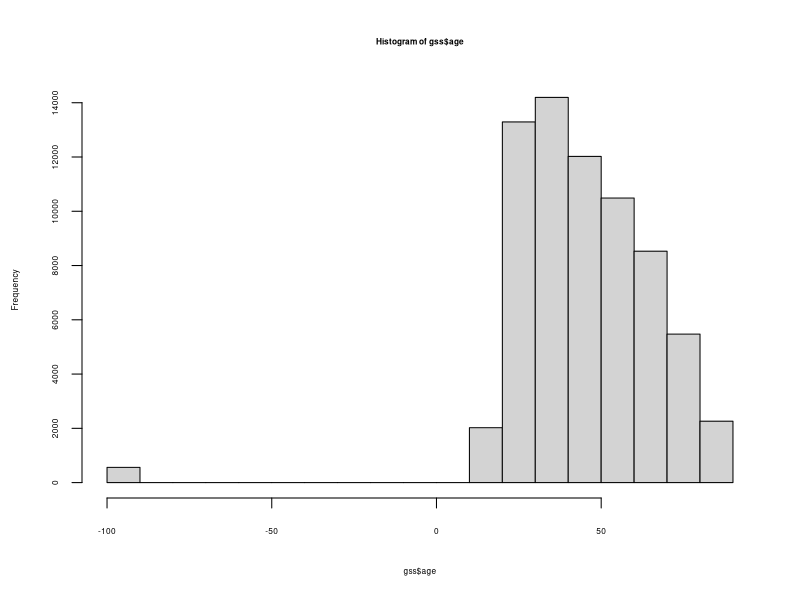
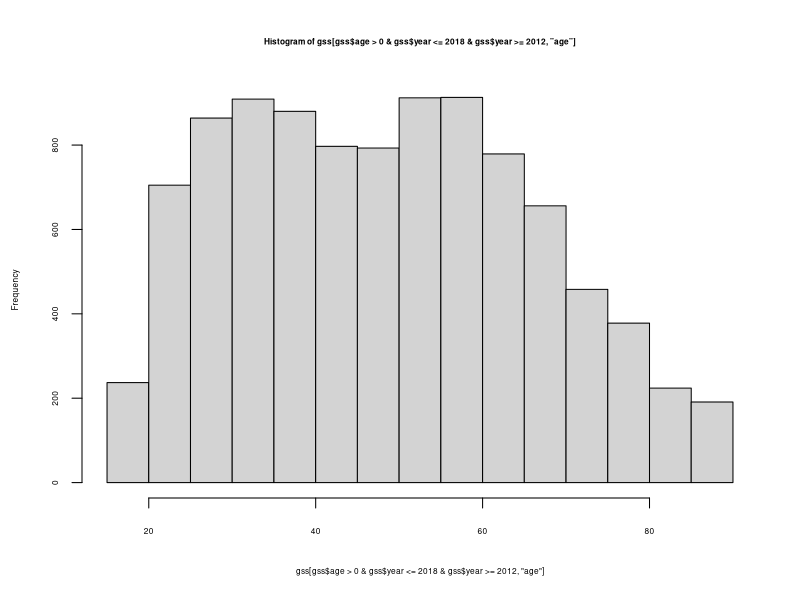
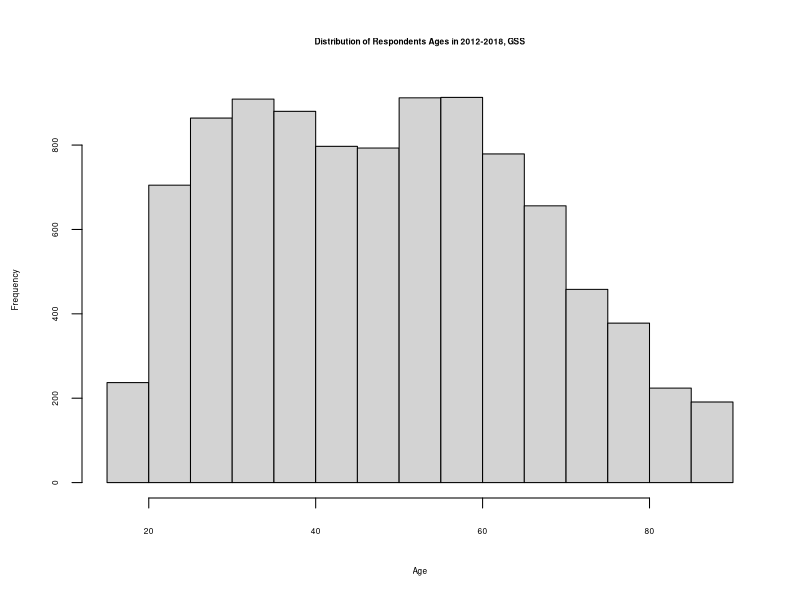
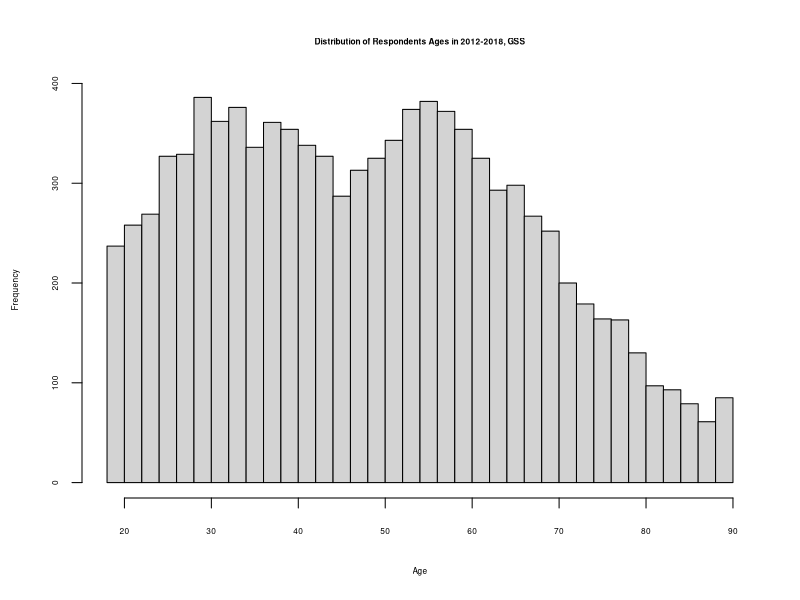
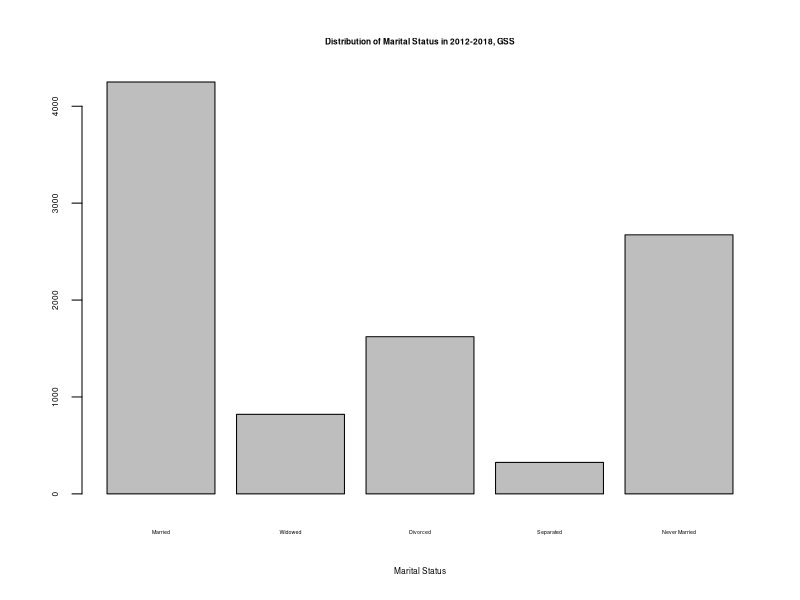
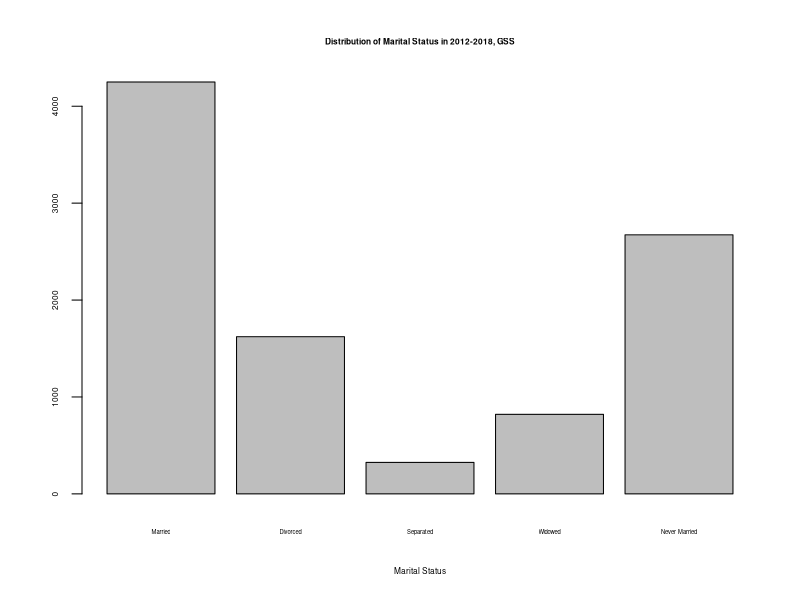
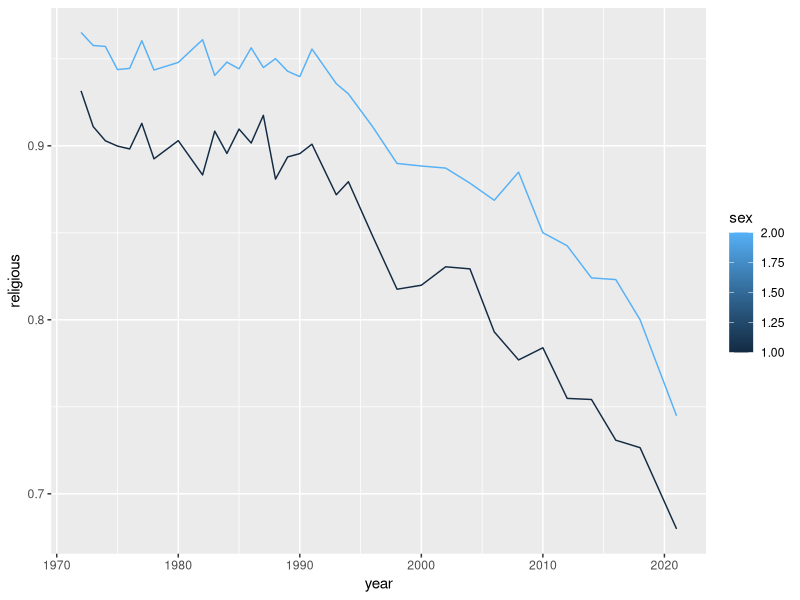
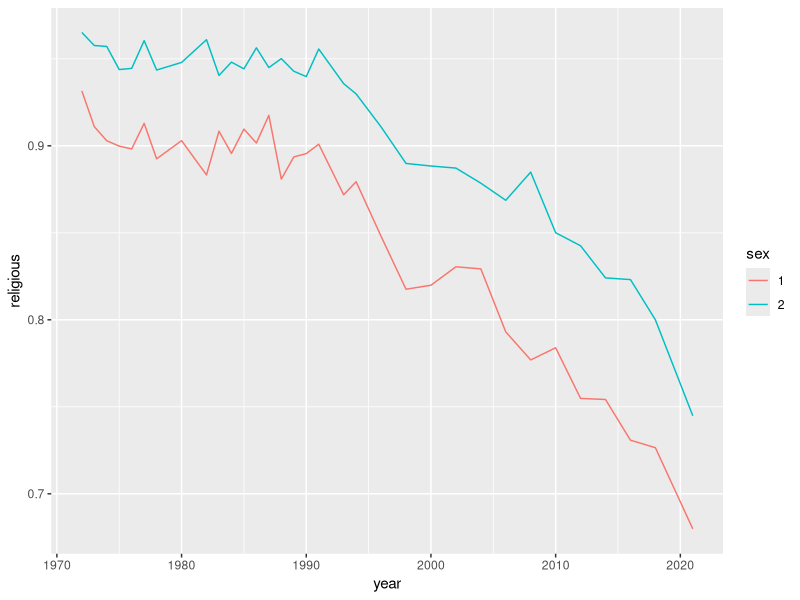

The R script that drew these images, in order:
## ---- chunk 1
## set working directory
setwd("~/Dropbox/Teaching/SOCUA-302/Week 2")

## read the file
gss <- read.csv("GSS_SOCUA_W2.csv")
## ---- chunk 2
mean(gss[gss$sibs>=0,"sibs"])
## ---- chunk 3
library(dplyr)
gss %>% filter(sibs>0) %>% summarize(sibs_mean = mean(sibs))
## ---- chunk 4
gss %>% filter(sibs>0) %>% summarize(sibs_mean = mean(sibs),
                                     sibs_var = var(sibs))
## ---- chunk 5
hist(gss$age, cex.lab=0.5, cex.axis=0.5, cex.main=0.5, cex.sub=0.5)
## ---- chunk 6
hist(gss[gss$age>0 & gss$year<=2018 & gss$year>=2012,"age"],
     cex.lab=0.5, cex.axis=0.5, cex.main=0.5, cex.sub=0.5)
## ---- chunk 7
hist(gss[gss$age>0 & gss$year<=2018 & gss$year>=2012,"age"],
     main = "Distribution of Respondents Ages in 2012-2018, GSS", 
     xlab = "Age",
     cex.lab=0.5, cex.axis=0.5, cex.main=0.5, cex.sub=0.5)
## ---- chunk 8
hist(gss[gss$age>0 & gss$year<=2018 & gss$year>=2012,"age"],
     main = "Distribution of Respondents Ages in 2012-2018, GSS", xlab = "Age",
     cex.lab=0.5, cex.axis=0.5, cex.main=0.5, cex.sub=0.5,
     breaks = 30)
## ---- chunk 9
## create a count summary in each category by function `table`
counts <- table(gss[gss$age>0 & gss$year<=2018 &
           gss$year>=2012 & gss$marital>=0, "marital"])
counts
## ---- chunk 10
barplot(counts, main="Distribution of Marital Status in 2012-2018, GSS",
   xlab="Marital Status",
   names.arg=c("Married", "Widowed", "Divorced", "Separated", 
               "Never Married"),
   cex.lab=0.5, cex.axis=0.5, cex.main=0.5, cex.sub=0.5, cex.names=0.32)
## ---- chunk 11
gss$marital <- factor(gss$marital,levels = c(1,3,4,2,5))
counts <- table(gss[gss$age>0 & gss$year<=2018 &
           gss$year>=2012, "marital"])
## ---- chunk 12
barplot(counts, main="Distribution of Marital Status in 2012-2018, GSS",
   xlab="Marital Status",
   names.arg=c("Married", "Divorced", "Separated", "Widowed", "Never Married"),
   cex.lab=0.5, cex.axis=0.5, cex.main=0.5, cex.sub=0.5, cex.names=0.35)
## ---- chunk 13
unique(gss$relig)
## ---- chunk 14
gss[gss$relig!=4 & gss$relig>0,
    "relig"] <- 1
gss[gss$relig==4,
    "relig"] <- 0
unique(gss$relig)
## ---- chunk 15
gss %>%
  filter(relig>=0&sex>0) %>%
  group_by(sex) %>%
  summarize(religious = mean(relig))
## ---- chunk 16
gss[gss$relig16!=4&gss$relig16>=0,"relig16"] <- 1
gss[gss$relig16==4,"relig16"] <- 0
gss %>%
  filter(relig>=0&sex>0&relig16>=0) %>%
  group_by(relig16) %>%
  summarize(religious = mean(relig))
## ---- chunk 17
gss[gss$relig16!=4&gss$relig16>=0,"relig16"] <- 1
gss[gss$relig16==4,"relig16"] <- 0
gss %>%
  filter(relig>=0&sex>0&relig16>=0) %>%
  group_by(relig16) %>%
  summarize(religious = mean(relig),
            nonreligious=mean(1-relig))
## ---- chunk 18
gss %>%
  filter(relig>=0&sex>0) %>%
  group_by(year, sex) %>%
  summarize(religious = mean(relig)) %>%
  head()
## ---- chunk 19
library(ggplot2)
gss %>%
  filter(relig>=0&sex>0) %>%
  group_by(year, sex) %>%
  summarize(religious = mean(relig)) %>%
  ggplot(aes(x=year,y=religious,group=sex,color=sex)) +
  geom_line()
## ---- chunk 20
gss %>%
  filter(relig>=0 & sex>=0) %>%
  mutate(sex = as.character(sex)) %>%
  group_by(year, sex) %>%
  summarize(religious = mean(relig)) %>%
  ggplot(aes(x=year,y=religious,color=sex)) + ## note here you do not need group anymore
  geom_line()
## ---- chunk 21
gss %>%
  filter(relig>=0 & sex>=0) %>%
  mutate(sex = as.character(sex)) %>%
  group_by(year, sex) %>%
  summarize(religious = mean(relig)) %>%
  ggplot(aes(x=year,y=religious,color=sex)) +
  geom_line() +
  scale_color_manual(labels = c("Male", "Female"), 
                     values = c("darkblue", "darkred"))
## ---- chunk 22
gss %>%
  filter(relig>=0 & sex>=0) %>%
  mutate(sex = as.character(sex)) %>%
  group_by(year, sex) %>%
  summarize(religious = mean(relig)) %>%
  ggplot(aes(x=year,y=religious,color=sex)) +
  scale_color_manual(labels = c("Male", "Female"), 
                     values = c("darkblue", "darkred")) +
  geom_line() +
  theme_bw() +
  ggtitle("The Proportion of Religious People 
          by Gender, 1972-2021, GSS")
## ---- chunk 23
gss %>%
  filter(relig>=0 & sex>=0) %>%
  mutate(sex = as.character(sex)) %>%
  group_by(year, sex) %>%
  summarize(religious = mean(relig)) %>%
  ggplot(aes(x=year,y=religious,color=sex)) +
  geom_line() +
  scale_color_manual(labels = c("Male", "Female"), 
                     values = c("darkblue", "darkred")) +
  theme_bw() + 
  ggtitle("The Proportion of Religious People by Gender, 1972-2021, GSS") +
  xlab("Year") +
  ylab("Proportion with Religious Preferences") +
  theme(plot.title=element_text(size=10),
        text=element_text(family="Times"),
        axis.title.x=element_text(size=10),
        axis.title.y=element_text(size=10),
        legend.title = element_text(size=10),
        legend.text = element_text(size=8))
